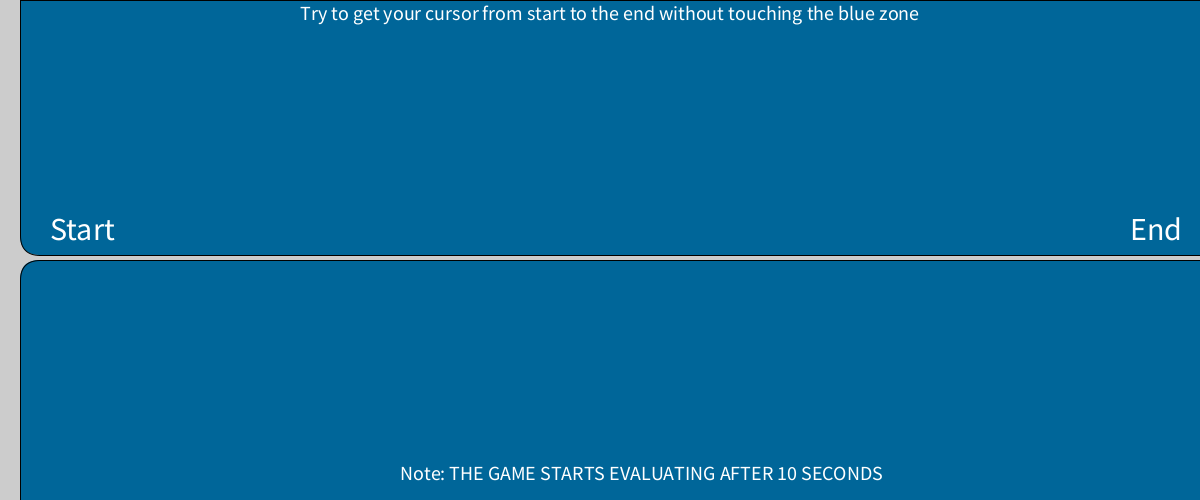
Frame 1 (no input)
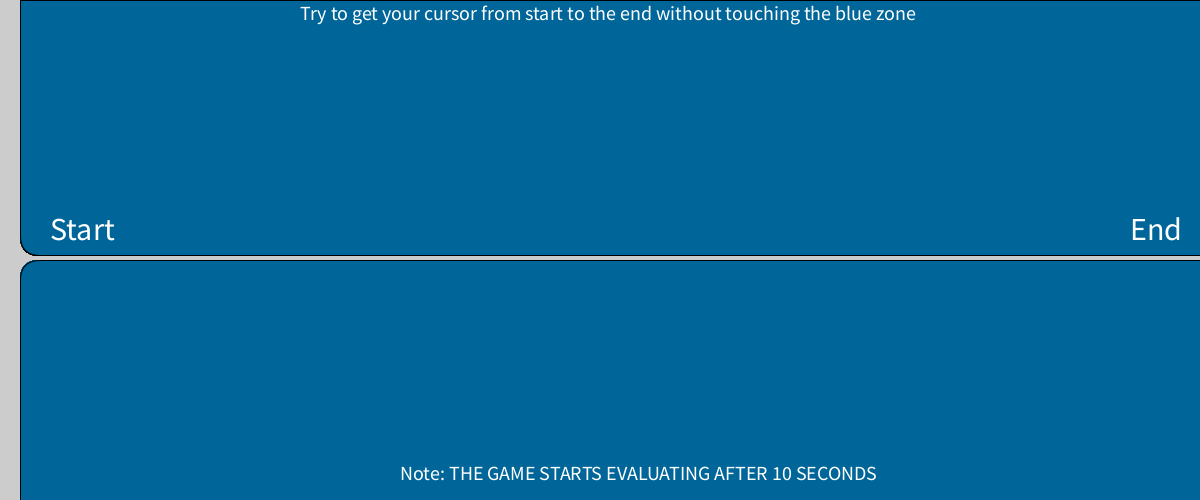
Frame 60 (the mouse pressed at the canvas centre just before this capture)
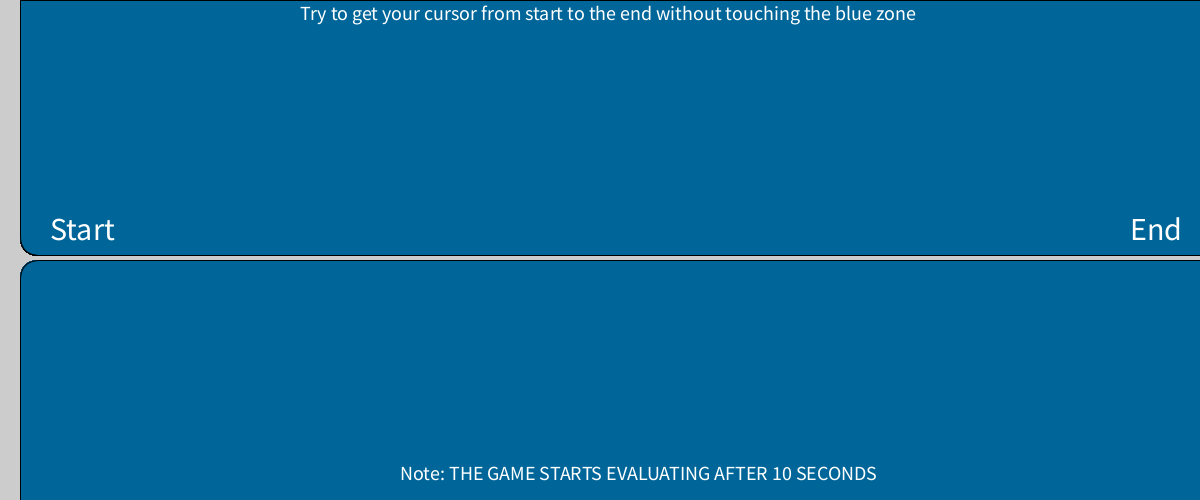
Frame 120 (the mouse held since frame 60 and released just before this capture)

The Processing sketch that drew these frames (run headless with seeded random() and noise(); from frame 60 on, the mouse is pressed at the canvas centre):

// Processing sketch: processing_174061
// ── processing_174061.pde

float position;
int m = millis();
int totalTime = 10000;

void setup (){
 size (1200, 500);
}

void draw (){
  int passedTime = millis() - m;
    
  fill(0, 102, 153);
  rect(20,0,1180,255,0,0,0,20);
  rect(20,260,1180,260,20,0,0,0);
  
  fill(255);
  textSize(20);
  text("Try to get your cursor from start to the end without touching the blue zone", 300,20);
  text("Note: THE GAME STARTS EVALUATING AFTER 10 SECONDS", 400,480);
  textSize(32);
  text("Start",50,240);
  text("End",1130,240);
  
   position = mouseY;
  
  if (passedTime > totalTime){
  
    println(m);
    
  if ((position<260)  && (position>255)){
  println(position);
  }
  else {
  fill(153,0,0);
  textSize(70);
  text("Game over", 460,240);
  textSize(30);
  text("Restart the Game", 500,320);
  }
  }
  

  
}
